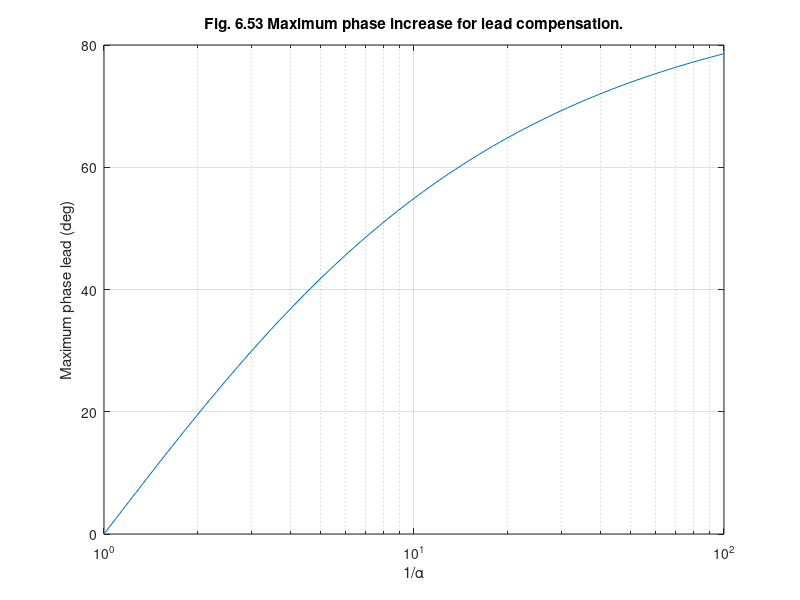

Write MATLAB code to recreate this figure.
% Fig. 6.42   Feedback Control of Dynamic Systems, 4e 
%             Franklin, Powell, Emami
%

clear all;
close all;

alpha=logspace(-2,0,100);
N=size(alpha);
ialpha=ones(N)./alpha;
dum=(ialpha-ones(N))./(ialpha+ones(N));
phimax=asin(dum);
ff=180/pi;
phimax=ff*phimax;
semilogx(ialpha,phimax);
xlabel('1/\alpha');
ylabel('Maximum phase lead (deg)');
grid;
title('Fig. 6.53 Maximum phase increase for lead compensation.');
